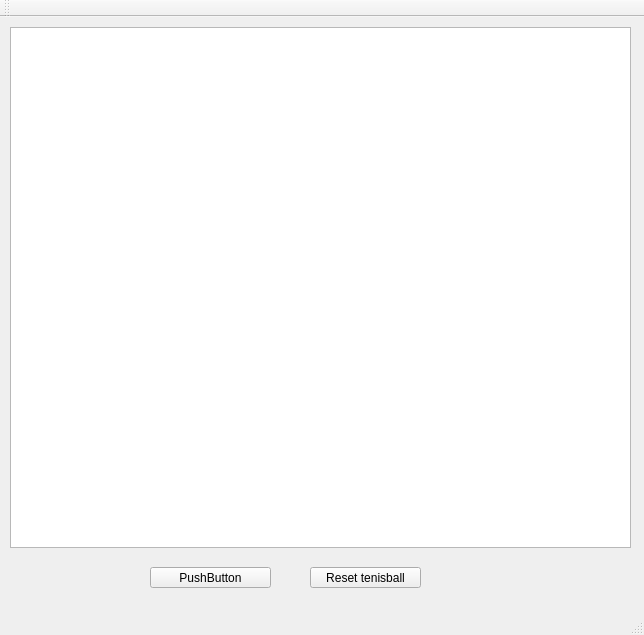
<?xml version="1.0" encoding="UTF-8"?>
<ui version="4.0">
 <class>MainWindow</class>
 <widget class="QMainWindow" name="MainWindow">
  <property name="geometry">
   <rect>
    <x>0</x>
    <y>0</y>
    <width>644</width>
    <height>635</height>
   </rect>
  </property>
  <property name="windowTitle">
   <string>MainWindow</string>
  </property>
  <widget class="QWidget" name="centralWidget">
   <widget class="QPushButton" name="pushButton">
    <property name="geometry">
     <rect>
      <x>150</x>
      <y>550</y>
      <width>121</width>
      <height>21</height>
     </rect>
    </property>
    <property name="text">
     <string>PushButton</string>
    </property>
   </widget>
   <widget class="QPushButton" name="pushButton_2">
    <property name="geometry">
     <rect>
      <x>310</x>
      <y>550</y>
      <width>111</width>
      <height>21</height>
     </rect>
    </property>
    <property name="text">
     <string>Reset tenisball</string>
    </property>
   </widget>
   <widget class="QGraphicsView" name="graphicsView">
    <property name="geometry">
     <rect>
      <x>10</x>
      <y>10</y>
      <width>621</width>
      <height>521</height>
     </rect>
    </property>
   </widget>
  </widget>
  <widget class="QMenuBar" name="menuBar">
   <property name="geometry">
    <rect>
     <x>0</x>
     <y>0</y>
     <width>644</width>
     <height>21</height>
    </rect>
   </property>
  </widget>
  <widget class="QToolBar" name="mainToolBar">
   <attribute name="toolBarArea">
    <enum>TopToolBarArea</enum>
   </attribute>
   <attribute name="toolBarBreak">
    <bool>false</bool>
   </attribute>
  </widget>
  <widget class="QStatusBar" name="statusBar"/>
 </widget>
 <layoutdefault spacing="6" margin="11"/>
 <resources/>
 <connections/>
</ui>
